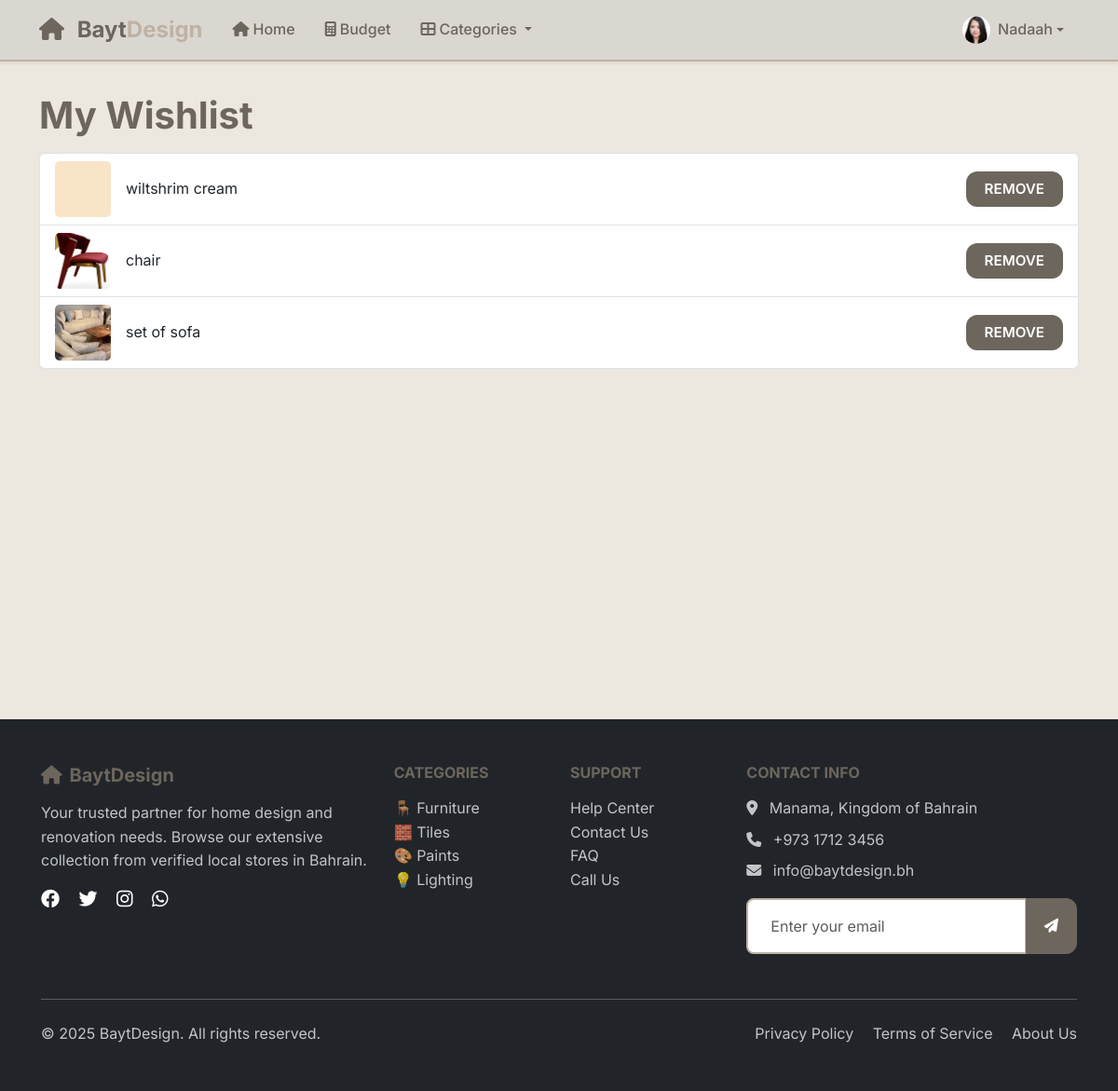
The app's page /wishlist/ (signed in), older data.
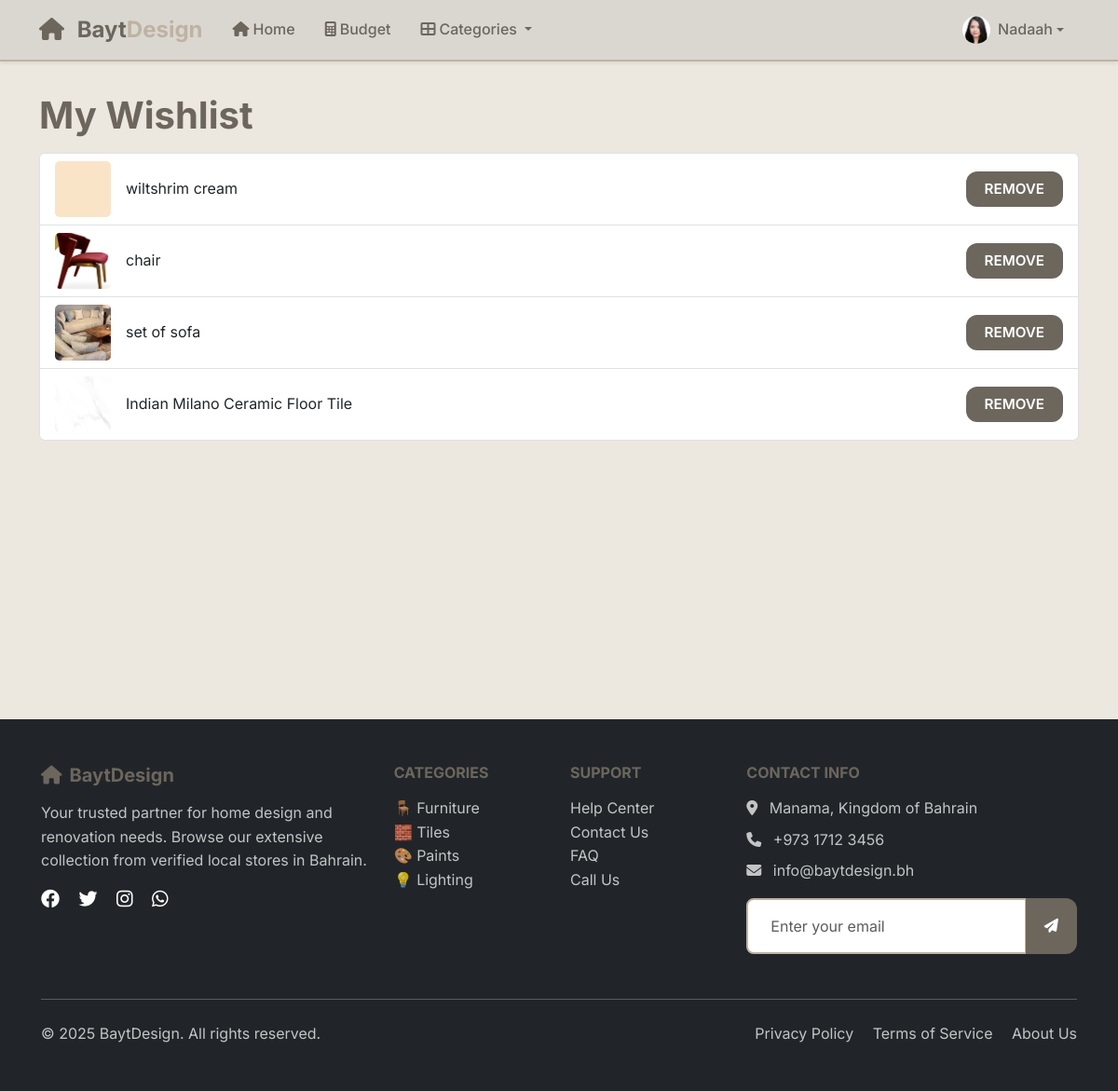
The same page, newer data.
### main_app/models.py (models this page shows, shortened)
class UserProfile(models.Model):
    user = models.OneToOneField(User, on_delete=models.CASCADE, related_name='userprofile')
    profile_picture = models.ImageField(upload_to='profile_pictures/', blank=True, null=True)

class Wishlist(models.Model):
    user = models.ForeignKey(User, on_delete=models.CASCADE)
    product = models.ForeignKey(Product, on_delete=models.CASCADE)
    added_at = models.DateTimeField(auto_now_add=True)

class Product(models.Model):
    shop = models.ForeignKey(Shop, on_delete=models.CASCADE)
    name = models.CharField(max_length=200)
    price = models.DecimalField(max_digits=10, decimal_places=2)
    description = models.TextField(blank=True, null=True)
    image = models.ImageField(upload_to='product_images/', blank=True, null=True)  # Added image field
    is_available = models.BooleanField(default=True)

### main_app/views.py (the view)
# urls.py: path('wishlist/', views.wishlist_view, name='wishlist'),
@login_required
def wishlist_view(request):
    wishlist_items = Wishlist.objects.filter(user=request.user)
    return render(request, 'wishlist.html', {'wishlist_items': wishlist_items})

### main_app/templates/wishlist.html (shortened to what this page needs)
{% extends 'base.html' %}
{% load static %}
{% block content %}
<div class="container py-4">
    <h1 class="wish">My Wishlist</h1>
    {% if wishlist_items %}
        <ul class="list-group">
        {% for item in wishlist_items %}
            <li class="list-group-item d-flex justify-content-between align-items-center">
                <div class="d-flex align-items-center gap-3">
                    {% if item.product.image %}
                        <img src="{{ item.product.image.url }}" alt="{{ item.product.name }}" style="width: 60px; height: 60px; object-fit: cover; border-radius: 5px;">
                    {% else %}
                        <img src="{% static 'default-product.png' %}" alt="No image" style="width: 60px; height: 60px; object-fit: cover; border-radius: 5px;">
                    {% endif %}
                    <span>{{ item.product.name }}</span>
                </div>
                <div>
                    <a href="{% url 'remove_from_wishlist' item.id %}" class="btn btn-sm btn-danger">Remove</a>
                </div>
            </li>
        {% endfor %}
        </ul>
    {% else %}
        <p>Your wishlist is empty. <a href="{% url 'home' %}">Browse products</a></p>
    {% endif %}
</div>
{% endblock %}

### main_app/templates/base.html (shortened to what this page needs)
{% load static %}
<!DOCTYPE html>
<html lang="en">
  <head>
    <link href="https://cdn.jsdelivr.net/npm/bootstrap@5.3.2/dist/css/bootstrap.min.css" rel="stylesheet">
    <link rel="stylesheet" href="https://cdnjs.cloudflare.com/ajax/libs/font-awesome/6.4.0/css/all.min.css">
    <link rel="stylesheet" href="{% static 'css/base.css' %}" />
  </head>
  <body>
    <nav class="navbar navbar-expand-lg navbar-light bg-white shadow-sm fixed-top">
      <div class="container">
        <a class="navbar-brand fw-bold" href="/">
          <i class="fas fa-home text-primary me-2"></i>
          <span class="text-primary">Bayt</span><span class="text-secondary">Design</span>
        </a>
        <div class="collapse navbar-collapse" id="navbarNav">
          <ul class="navbar-nav me-auto">
            <li class="nav-item">
              <a class="nav-link" href="/">
                <i class="fas fa-home me-1"></i>Home
              </a>
            </li>
            <li class="nav-item">
              <a class="nav-link" href="{% url 'budget' %}">
                <i class="fas fa-calculator me-1"></i>Budget
              </a>
            </li>
            <li class="nav-item dropdown">
              <a class="nav-link dropdown-toggle" href="#" id="navbarDropdown" role="button" data-bs-toggle="dropdown" aria-expanded="false">
                <i class="fas fa-th-large me-1"></i>Categories
              </a>
            </li>
          </ul>
          <ul class="navbar-nav">
            {% if user.is_authenticated %}
              <li class="nav-item dropdown">
                <a class="nav-link dropdown-toggle d-flex align-items-center" href="#" id="userDropdown" role="button" data-bs-toggle="dropdown" aria-expanded="false">
                  <div class="user-avatar me-2">
                    {% if user.userprofile.profile_picture %}
                      <img src="{{ user.userprofile.profile_picture.url }}" alt="Profile Picture" class="rounded-circle" style="width: 30px; height: 30px; object-fit: cover;">
                    {% else %}
                      <i class="fas fa-user-circle" style="font-size: 30px;"></i>
                    {% endif %}
                  </div>
                  {% if user.first_name %}
                    {{ user.first_name|title }}
                  {% else %}
                    {{ user.username|title }}
                  {% endif %}
                </a>
              </li>
            {% endif %}
          </ul>
        </div>
      </div>
    </nav>
    <main class="main-content">
      {% block content %}{% endblock %}
    </main>
    <footer class="bg-dark text-white py-5 mt-5">
      <div class="container">
        <div class="row">
          <div class="col-lg-4 mb-4">
            <h5 class="text-primary mb-3">
              <i class="fas fa-home me-2"></i>BaytDesign
            </h5>
            <p class="text-light opacity-75">
              Your trusted partner for home design and renovation needs.
              Browse our extensive collection from verified local stores in Bahrain.
            </p>
            <div class="social-links">
              <a href="#" class="text-white me-3">
                <i class="fab fa-facebook fa-lg"></i>
              </a>
              <a href="#" class="text-white me-3">
                <i class="fab fa-twitter fa-lg"></i>
              </a>
              <a href="#" class="text-white me-3">
                <i class="fab fa-instagram fa-lg"></i>
              </a>
              <a href="#" class="text-white">
                <i class="fab fa-whatsapp fa-lg"></i>
              </a>
            </div>
          </div>
          <div class="col-lg-2 col-md-6 mb-4">
            <h6 class="text-uppercase mb-3">Categories</h6>
            <ul class="list-unstyled">
              <li><a href="#" class="text-light opacity-75 text-decoration-none">🪑 Furniture</a></li>
              <li><a href="#" class="text-light opacity-75 text-decoration-none">🧱 Tiles</a></li>
              <li><a href="#" class="text-light opacity-75 text-decoration-none">🎨 Paints</a></li>
              <li><a href="#" class="text-light opacity-75 text-decoration-none">💡 Lighting</a></li>
            </ul>
          </div>
          <div class="col-lg-2 col-md-6 mb-4">
            <h6 class="text-uppercase mb-3">Support</h6>
            <ul class="list-unstyled">
              <li><a href="#" class="text-light opacity-75 text-decoration-none">Help Center</a></li>
              <li><a href="#" class="text-light opacity-75 text-decoration-none">Contact Us</a></li>
              <li><a href="#" class="text-light opacity-75 text-decoration-none">FAQ</a></li>
              <li><a href="tel:+97317123456" class="text-light opacity-75 text-decoration-none">Call Us</a></li>
            </ul>
          </div>
          <div class="col-lg-4 mb-4">
            <h6 class="text-uppercase mb-3">Contact Info</h6>
            <p class="text-light opacity-75 mb-2">
              <i class="fas fa-map-marker-alt me-2"></i>
              Manama, Kingdom of Bahrain
            </p>
            <p class="text-light opacity-75 mb-2">
              <i class="fas fa-phone me-2"></i>
              +973 1712 3456
            </p>
            <p class="text-light opacity-75 mb-3">
              <i class="fas fa-envelope me-2"></i>
              info@baytdesign.bh
            </p>
            <form class="newsletter-form">
              <div class="input-group">
                <input type="email" class="form-control" placeholder="Enter your email" required>
                <button class="btn btn-primary" type="submit">
                  <i class="fas fa-paper-plane"></i>
                </button>
              </div>
            </form>
          </div>
        </div>
        <hr class="my-4 opacity-25">
        <div class="row align-items-center">
          <div class="col-md-6">
            <p class="mb-0 text-light opacity-75">
              &copy; {% now "Y" %} BaytDesign. All rights reserved.
            </p>
          </div>
          <div class="col-md-6 text-md-end">
            <a href="#" class="text-light opacity-75 text-decoration-none me-3">Privacy Policy</a>
            <a href="#" class="text-light opacity-75 text-decoration-none me-3">Terms of Service</a>
            <a href="#" class="text-light opacity-75 text-decoration-none">About Us</a>
          </div>
        </div>
      </div>
    </footer>
  </body>
</html>

### main_app/static/css/base.css (style rules this page uses)
:root { --primary-color: #6c665d; --primary-light: #A69B8D; --primary-dark: #5F7161; --secondary-color: #BFB2A3; --accent-color: #dad7d1; --font-primary: 'Inter', sans-serif; --font-heading: 'Inter', serif; --spacing-xs: 0.25rem; --spacing-sm: 0.5rem; --spacing-md: 1rem; --spacing-lg: 1.5rem; --spacing-xl: 2rem; --spacing-xxl: 3rem; --radius-sm: 0.375rem; --radius-md: 0.5rem; --radius-lg: 0.75rem; --radius-xl: 1rem; --radius-round: 50%; --shadow-sm: 0 1px 3px #5F7161; --shadow-md: 0 4px 6px #5F7161; --shadow-lg: 0 10px 15px #5F7161; --btn-hover-shadow: 0 6px 15px #5F7161; }
* { box-sizing: border-box; }
html { scroll-behavior: smooth; }
body { font-family: var(--font-primary); font-size: 16px; line-height: 1.6; color: var(--primary-color); background-color: #ece7df; min-height: 100vh; margin: 0; padding: 0; }
.main-content { padding-top: 76px; min-height: calc(100vh - 76px); }
h1 { font-family: var(--primary-light); font-weight: 700; line-height: 1.2; color: #decfbe; margin-bottom: var(--spacing-md); }
.wish { color:#6c665d; }
h2, h3, h4, h5, h6 { font-family: var(--font-heading); font-weight: 700; line-height: 1.2; color: var(--primary-color); margin-bottom: var(--spacing-md); }
.navbar { background: var(--accent-color) !important; border-bottom: 2px solid var(--secondary-color); box-shadow: var(--shadow-md); }
.navbar-brand { font-weight: 800; font-size: 1.5rem; color: var(--primary-color) !important; }
.nav-link { color: var(--primary-color) !important; font-weight: 500; padding: var(--spacing-sm) var(--spacing-md) !important; border-radius: var(--radius-md); position: relative; }
.btn { border: none; border-radius: var(--radius-lg); padding: 0.45rem 1.25rem; font-weight: 600; font-size: 0.95rem; text-transform: uppercase; cursor: pointer; color: white; background-color: var(--primary-color); transition: box-shadow 0.3s ease; }
.btn-primary, .btn-success, .btn-danger, .btn-info, .btn-warning, .btn-secondary, .btn-primary:hover, .btn-success:hover, .btn-danger:hover, .btn-info:hover, .btn-warning:hover, .btn-secondary:hover, .btn-primary:focus, .btn-success:focus, .btn-danger:focus, .btn-info:focus, .btn-warning:focus, .btn-secondary:focus, .btn-primary:active, .btn-success:active, .btn-danger:active, .btn-info:active, .btn-warning:active, .btn-secondary:active { background-color: var(--primary-color) !important; color: white !important; border: none !important; box-shadow: none !important; outline: none !important; }
.form-control { border: 2px solid var(--secondary-color); border-radius: var(--radius-md); padding: var(--spacing-md) var(--spacing-lg); background: white; color: var(--primary-color); font-size: 1rem; }
footer { background: var(--primary-color); color: var(--accent-color); padding: var(--spacing-xl); }
footer a { color: var(--accent-color); text-decoration: none; }
.text-primary { color: var(--primary-color) !important; }
.text-secondary { color: var(--secondary-color) !important; }

Row changes from the older to the newer data that the page shows:
added Wishlist: product.image (picture), product.name "Indian Milano Ceramic Floor Tile"
